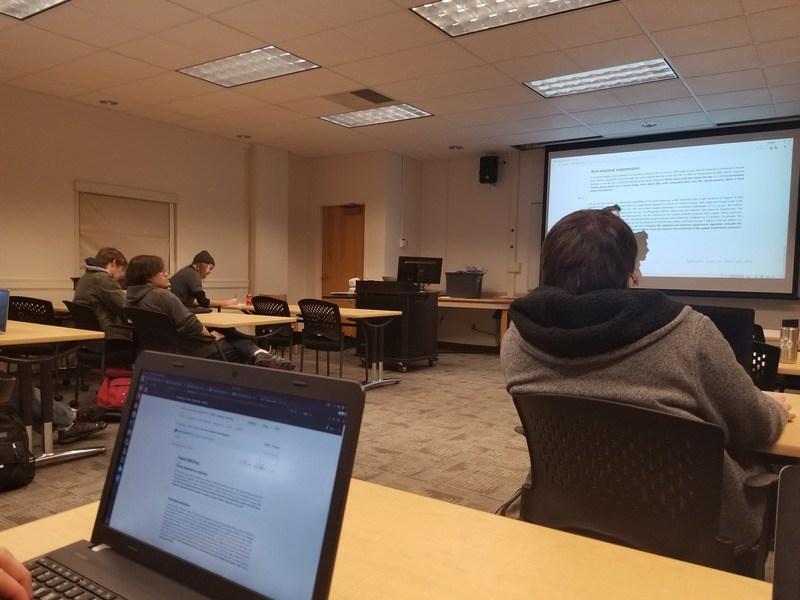
#> input picture SIFT_keypoints_and_descriptor_matching/photo_1.jpg, 800 x 600 px
$ python SIFT.py
#> lines starting #> are read from the running program, lines starting #| are printed output that depends on the picture
import cv2
import numpy as np
import matplotlib.pyplot as plt

I_1 = cv2.imread('photo_1.jpg', 0)
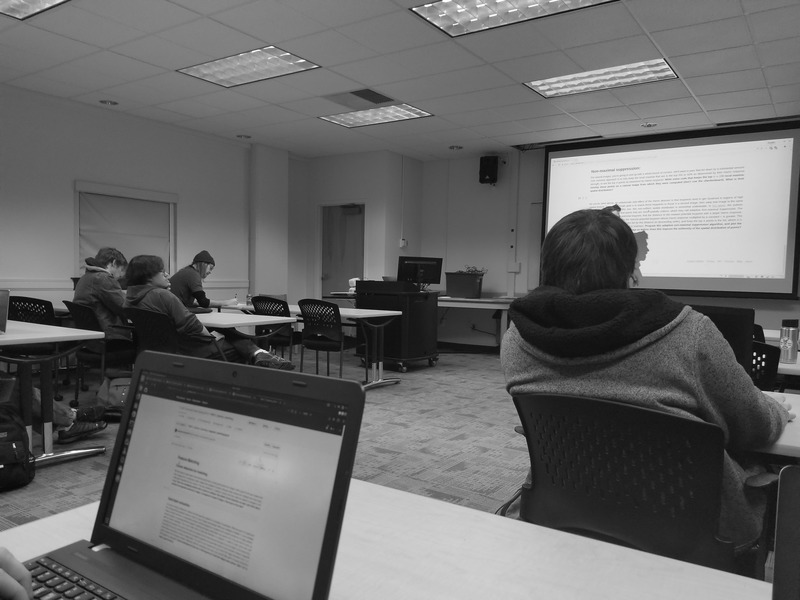
#> I_1: shape (600, 800); min 0, max 255, mean 103.4
I_2 = cv2.imread('photo_2.jpg', 0)
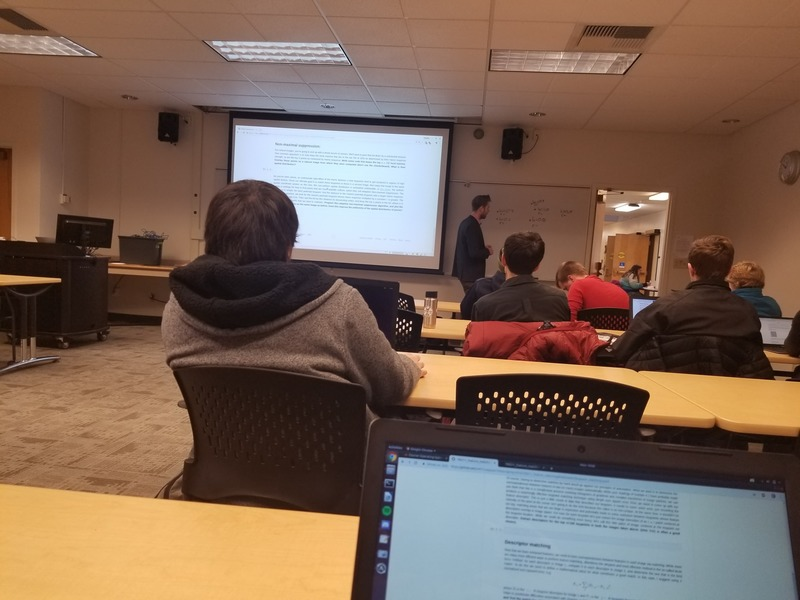
#> input picture SIFT_keypoints_and_descriptor_matching/photo_2.jpg, 800 x 600 px
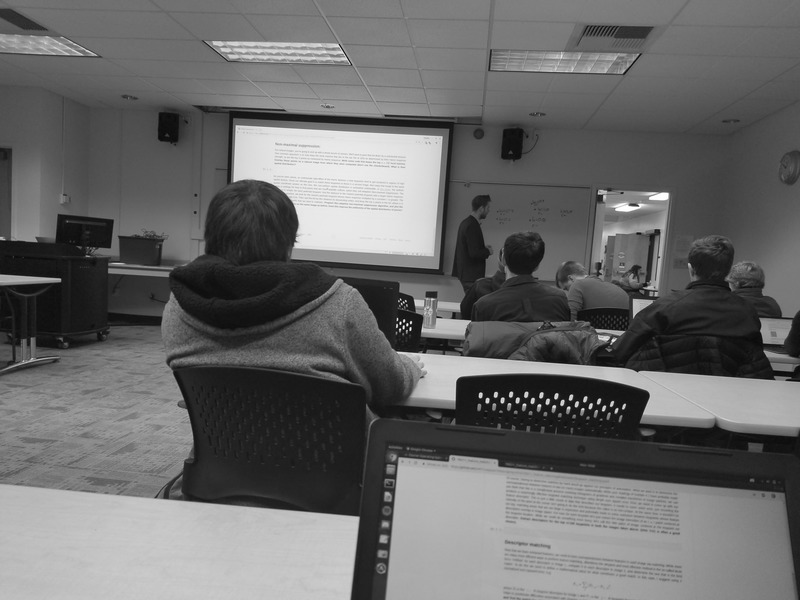
#> I_2: shape (600, 800); min 6, max 255, mean 104.8

sift = cv2.xfeatures2d.SIFT_create(contrastThreshold=0.04,edgeThreshold=10,sigma=1.6)
kp1,des1 = sift.detectAndCompute(I_1,None)
#> kp1 = 905 keypoints; strongest (x, y, size): (754, 354, 2), (764, 356, 2), (759, 358, 2), (763, 364, 2.3)
kp2,des2 = sift.detectAndCompute(I_2,None)
#> kp2 = 1058 keypoints; strongest (x, y, size): (487, 400, 3.1), (480, 395, 3.2), (403, 327, 1.8), (496, 395, 3.3)

matcher = cv2.BFMatcher()
matches = matcher.knnMatch(des1,des2,k=2)
#> matches = 905 matches

r = .3

good_matches = []
for m,n in matches:
    # Compute the ratio between best match m, and second best match n here
    if m.distance < n.distance * r:
      good_matches.append(m)
#> after the loop, good_matches = 18 matches

img = cv2.drawMatches(I_1,kp1,I_2,kp2,good_matches,None,flags=2)
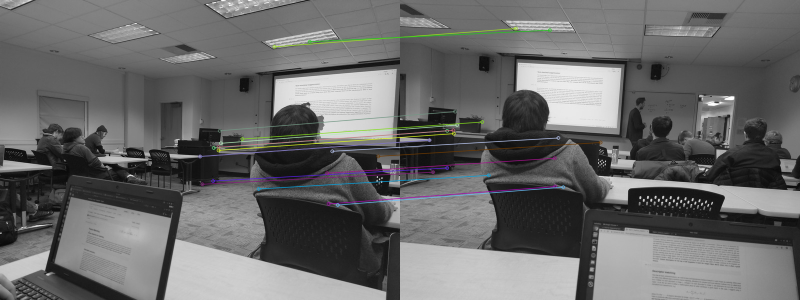
#> img: shape (600, 1600, 3) (shown at 1/2 size); mean of channels 0, 1, 2 104.7, 104.8, 104.7; drawn as B, G, R
plt.imshow(img)
plt.show()
